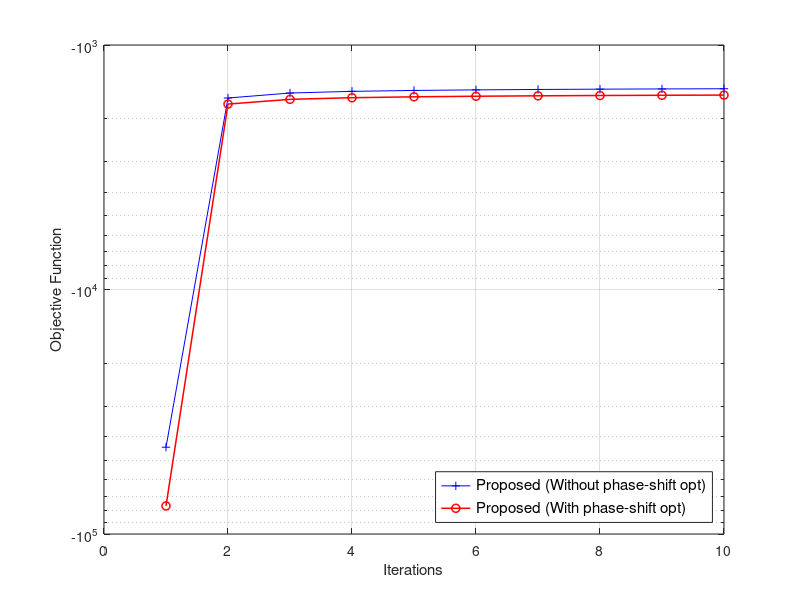

Write the MATLAB code that produced this figure.
close all
clear all

load('iteration_final_15_n.mat','objfun','loop');
delta=10^(15/10);
final_obj_15=objfun*delta;
load('iteration_opt_15_n.mat','objfun','loop');
opt_obj_15=objfun*delta;
figure
semilogy(1:loop,final_obj_15,'b+-',1:loop,opt_obj_15,'ro-',...
    'LineWidth',1.1);
grid on
xlabel('Iterations'); ylabel('Objective Function');
% text(5,-1e5,'Proposed (With phase-shift opt)','Color','r','FontSize',11);
% text(6,-1e4,'Proposed (Without phase-shift opt)','Color','b','FontSize',11);
% x = [0.3,0.5];y = [0.6,0.5];
% annotation('arrow',x,y,'Color','r','Linewidth',1);
% x = [0.3,0.5];y = [0.3,0.4];
% annotation('arrow',x,y,'Color','b','Linewidth',1);
legend('Proposed (Without phase-shift opt)','Proposed (With phase-shift opt)','FontSize',11,'location','southeast');